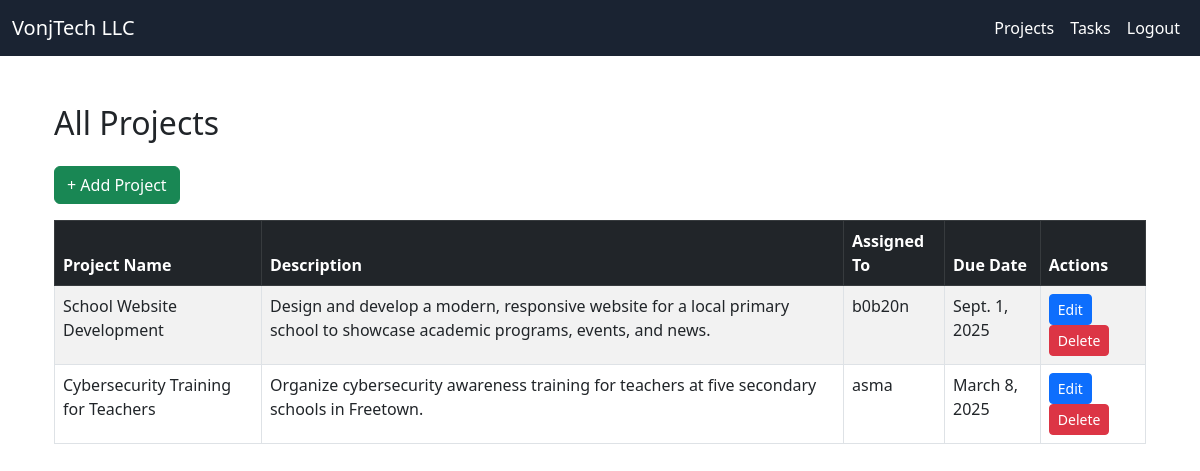
Page /projects/ (signed in) on the committed database.
### dashboard/models.py (models this page shows, shortened)
class Project(models.Model):
    name = models.CharField(max_length=255)
    description = models.TextField()
    created_by = models.ForeignKey(User, on_delete=models.CASCADE)  # 👈 this field is required
    assigned_to = models.ForeignKey(User, on_delete=models.SET_NULL, null=True, blank=True, related_name='assigned_projects')
    due_date = models.DateField(null=True, blank=True)

### dashboard/views.py (the view)
# urls.py: path('projects/', views.project_list, name='project_list'),
@login_required
def project_list(request):
    projects = Project.objects.all()
    return render(request, 'project_list.html', {'projects': projects})

### dashboard/templates/project_list.html
{% extends 'base.html' %}
{% block content %}
<div class="container mt-5">
    <h2 class="mb-4">All Projects</h2>
    <a href="{% url 'create_project' %}" class="btn btn-success mb-3">+ Add Project</a>
    <div class="table-responsive">
        <table class="table table-striped table-bordered">
            <thead class="table-dark">
                <tr>
                    <th>Project Name</th>
                    <th>Description</th>
                    <th>Assigned To</th>
                    <th>Due Date</th>
                    <th>Actions</th>
                </tr>
            </thead>
            <tbody>
                {% for project in projects %}
                <tr>
                    <td>{{ project.name }}</td>
                    <td>{{ project.description }}</td>
                    <td>{{ project.assigned_to }}</td>
                    <td>{{ project.due_date }}</td>
                    <td>
                        <a href="{% url 'update_project' project.id %}" class="btn btn-primary btn-sm me-1">Edit</a>
                        <a href="{% url 'delete_project' project.id %}" class="btn btn-danger btn-sm">Delete</a>
                    </td>
                </tr>
                {% empty %}
                <tr>
                    <td colspan="5" class="text-center">No projects found.</td>
                </tr>
                {% endfor %}
            </tbody>
        </table>
    </div>
</div>
{% endblock %}

### rows in the picture
Project: name "School Website Development", description "Design and develop a modern, responsive website for a local primary school to showcase academic programs, events, and news.", assigned_to "b0b20n", due_date "Sept. 1, 2025"
Project: name "Cybersecurity Training for Teachers", description "Organize cybersecurity awareness training for teachers at five secondary schools in Freetown.", assigned_to "asma", due_date "March 8, 2025"
